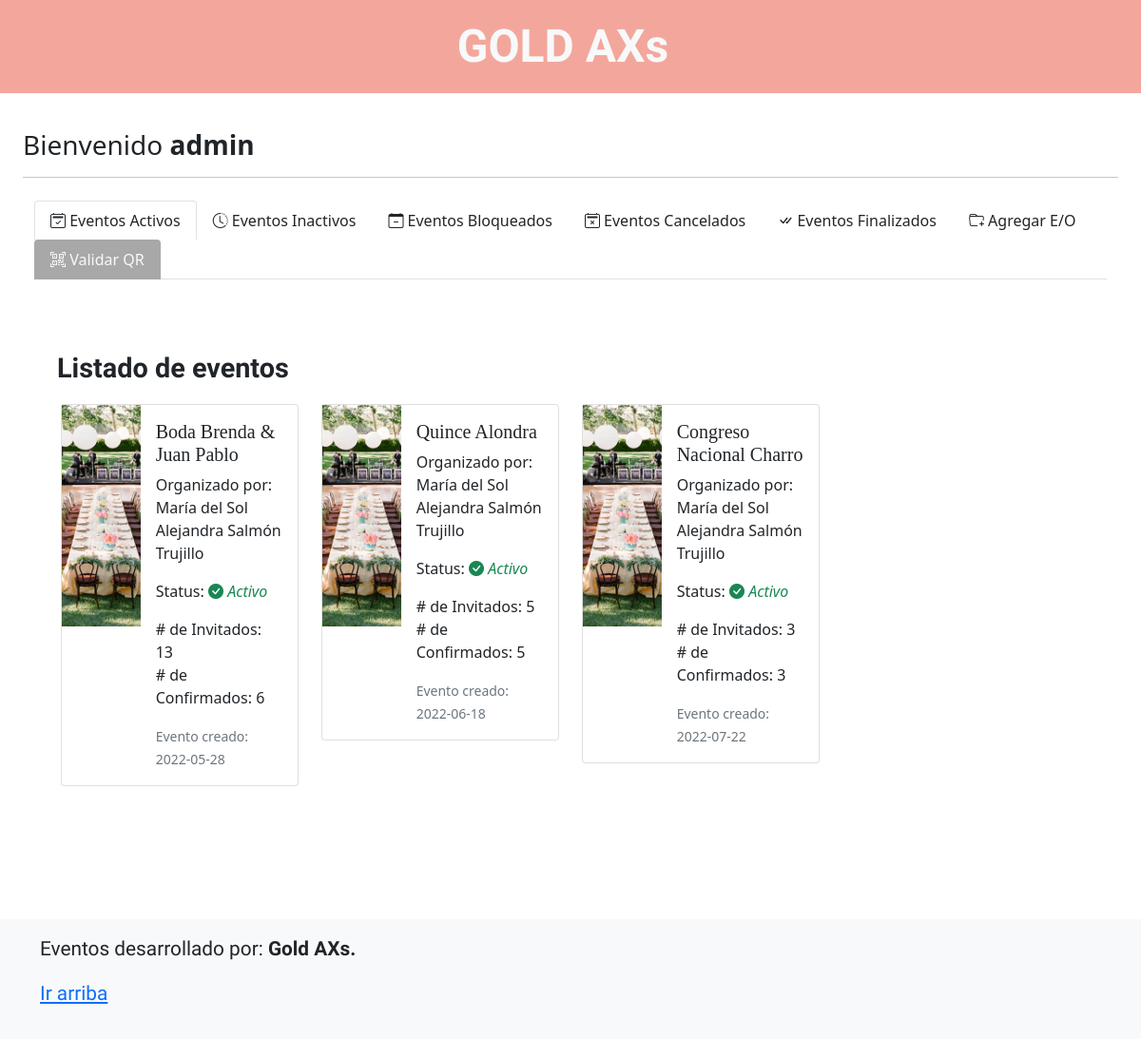
Screenshot of /index.php (signed in) with the database file from the repository.
### tables this page shows
CREATE TABLE `eventos` (
  `id` int(11) NOT NULL,
  `nombre_e` varchar(50) NOT NULL,
  `tipo_e` int(11) NOT NULL,
  `no_invitados` int(11) NOT NULL,
  `no_confirmados` int(11) NOT NULL,
  `status_e` int(11) NOT NULL,
  `fecha_e` date NOT NULL,
  `id_organizador` int(11) NOT NULL
);

CREATE TABLE `organizadores` (
  `id` int(11) NOT NULL,
  `apellido_p` varchar(20) NOT NULL,
  `apellido_m` varchar(20) NOT NULL,
  `nombres` varchar(50) NOT NULL,
  `telefono` varchar(10) NOT NULL,
  `correo_e` varchar(50) NOT NULL,
  `rfc` varchar(13) NOT NULL,
  `razon_social` varchar(100) DEFAULT NULL
);

### prcd/query/qwery_eventos.php (called while the page is built, shortened)
<?php
$sqlEvent = "SELECT * FROM eventos WHERE id_organizador='$id' AND status_e = 1";
$sqlResultEvent = $conn->query($sqlEvent);
?>

### index.php (the view, shortened to what this page needs)
<?php
    $id = $_SESSION['id'];
    $nombre = $_SESSION['nombre'];
    include('prcd/qconn/qc.php');
?>
<!doctype html>
<html lang="es">
<head>
    <link rel="stylesheet" href="https://cdn.jsdelivr.net/npm/bootstrap-icons@1.8.1/font/bootstrap-icons.css">
    <link href="../assets/dist/css/bootstrap.min.css" rel="stylesheet">
    <link href="blog.css" rel="stylesheet">
    <link href="navbar-top-fixed.css" rel="stylesheet">
</head>
<nav class="navscroll navbar navbar-expand-md fixed-top" style="background-color:#f3a79c">
    <div class="container-fluid justify-content-center">
        <a class="navbar-brand text-light" style="font-size:3rem; font-family: 'Josefin Sans', sans-serif;" href="#"><strong>GOLD AXs </strong></a>
    </div>
</nav>
<body class="d-flex flex-column min-vh-100 mt-3">
    <main class="container-fluid w-100 mt-5 mb-5">
        <div class="container-fluid w-100 mb-3">
            <p class="h3">Bienvenido <strong><?php echo $nombre ?></strong></p>
            <hr>
            <nav class="navbar navbar-expand-md">
                <div class="container-fluid justify-content-center">
                    <div class="collapse navbar-collapse" id="navbarNav">
                        <ul class="nav nav-tabs">
                            <li class="nav-item">
                                <a class="nav-link text-dark active" aria-current="page" href="index.php"><i class="bi bi-calendar2-check"></i> Eventos Activos</a>
                            </li>
                            <li class="nav-item">
                                <a class="nav-link text-dark" href="e-inactivos.php"><i class="bi bi-clock-history"></i> Eventos Inactivos</a>
                            </li>
                            <li class="nav-item">
                                <a class="nav-link text-dark" href="e-bloqueados.php"><i class="bi bi-calendar-minus"></i> Eventos Bloqueados</a>
                            </li>
                            <li class="nav-item">
                                <a class="nav-link text-dark" href="e-cancelados.php"><i class="bi bi-calendar2-x"></i> Eventos Cancelados</a>
                            </li>
                            <li class="nav-item">
                                <a class="nav-link text-dark" href="e-finalizados.php"><i class="bi bi-check-all"></i> Eventos Finalizados</a>
                            </li>
                            <li class="nav-item">
                                <a class="nav-link text-dark" href="addnew.php"><i class="bi bi-folder-plus"></i> Agregar E/O</a>
                            </li>
                            <li class="nav-item">
                                <a href="qrvalidar.php" class="nav-link text-light" style="background-color: #A8A8A8"><i class="bi bi-qr-code-scan"></i> Validar QR</a>
                            </li>
                        </ul>
                    </div>
                </div>
            </nav>
        </div>
        <div class="p-4 p-md-5 mb-4 text-dark rounded">
            <div class="col-sm-6 px-0">
                <a style="font-size: 1.8rem; font-family: 'Josefin Sans', sans-serif;"><strong>Listado de
                        eventos</strong></a>
            </div>
            <div class="container-fluid rounded-3 p-1 mt-2">
                <div class="mt-1">
                    <div class="row">
                        <?php
                        include('prcd/query/qwery_eventos.php');
                        while ($rowSqlEvent = $sqlResultEvent->fetch_assoc()){
                            echo'
                            <div class="col-sm-3">
                                <a href="home_config.php?id='.$rowSqlEvent['id'].'" class="text-dark" style="text-decoration: none;">
                                <div class="card mb-3" style="max-width: 540px;">
                                    <div class="row g-0">
                                        <div class="col-sm-4">
                                            <img src="img/evento.png" style="width: 100%; height: 233px; object-fit: cover; object-position:center; background-repeat: no-repeat;" alt="...">
                                        </div>
                                        <div class="col-sm-8">
                                            <div class="card-body">
                                                <h5 class="card-title">'.$rowSqlEvent['nombre_e'].'</h5>';
                                                $idOrganizador = $rowSqlEvent['id_organizador'];
                                                $sqlOrganizador = "SELECT * FROM organizadores WHERE id = '$idOrganizador'";
                                                $sqlResultOrganizador = $conn->query($sqlOrganizador);
                                                $rowSqlOrganizador = $sqlResultOrganizador->fetch_assoc();
                                                echo '<p>Organizado por: '.$rowSqlOrganizador['nombres'].' '.$rowSqlOrganizador['apellido_p'].' '.$rowSqlOrganizador['apellido_m'].'</p>';
                                               if($rowSqlEvent['status_e'] == 1){
                                                    echo '<p class="card-text">Status: <i class="bi bi-check-circle-fill text-success"> Activo</i></p>';
                                                }
                                                else{
                                                    echo '<p class="card-text">Status: <i class="bi bi-check-circle-fill text-danger"> Inactivo</i></p>';
                                                }
                                                $idEvento = $rowSqlEvent['id'];
                                                $sqlContarEvento = "SELECT * FROM invitados WHERE id_evento = '$idEvento'";
                                                $sqlResultContarE = $conn->query($sqlContarEvento);
                                                $rowInvitado = $sqlResultContarE->num_rows;
                                                $sqlContarConfirmado = "SELECT * FROM invitados WHERE id_evento = '$idEvento' AND confirmacion = 1";
                                                $sqlResultContarConfirmado = $conn->query($sqlContarConfirmado);
                                                $rowConfirmado = $sqlResultContarConfirmado->num_rows;
                                                echo '<p class="card-text mt-0"># de Invitados: '.$rowInvitado.' <br># de Confirmados: '.$rowConfirmado.'</p>
                                                <p class="card-text"><small class="text-muted">Evento creado: '.$rowSqlEvent['fecha_e'].'</small></p>
                                            </div>
                                        </div>
                                    </div>
                                </div>
                                </a>
                            </div>';
                        }
                        ?>
                    </div>
                </div>
            </div>
        </div>
    </main>
    <footer class="footer mt-auto py-3 bg-light"
        style="font-size:1.3rem; font-family: 'Josefin Sans', sans-serif;">
        <div class="container">
            <p>Eventos desarrollado por: <strong>Gold AXs.</strong>
            </p>
            <p>
                <a href="#">Ir arriba</a>
            </p>
        </div>
    </footer>
</body>
</html>

### blog.css (style rules this page uses)
h1, h2, h3, h4, h5, h6 { font-family: "Playfair Display", Georgia, "Times New Roman", serif; }

### navbar-top-fixed.css (style rules this page uses)
body { min-height: 75rem; padding-top: 4.5rem; }

### index.php (style rules this page uses)
.navbar-brand { color: #7B8DAB; }
.navscroll { background-color: rgba(0, 0, 0, 0.9); color: yellow; transition: background-color 500ms, color 500ms; text-decoration: none; }

### rows the page displays
eventos: nombre_e "Boda Brenda & Juan Pablo", id_organizador.nombres "María del Sol Alejandra", id_organizador.apellido_p "Salmón", id_organizador.apellido_m "Trujillo", shows "Status:", status_e "Activo", rowInvitado "13", rowConfirmado "6", fecha_e "2022-05-28"
eventos: nombre_e "Quince Alondra", id_organizador.nombres "María del Sol Alejandra", id_organizador.apellido_p "Salmón", id_organizador.apellido_m "Trujillo", shows "Status:", status_e "Activo", rowInvitado "5", rowConfirmado "5", fecha_e "2022-06-18"
eventos: nombre_e "Congreso Nacional Charro", id_organizador.nombres "María del Sol Alejandra", id_organizador.apellido_p "Salmón", id_organizador.apellido_m "Trujillo", shows "Status:", status_e "Activo", rowInvitado "3", rowConfirmado "3", fecha_e "2022-07-22"

### other values shown
$nombre "admin"
